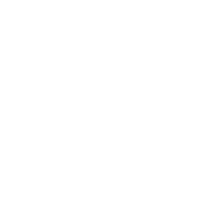
Frame 1 (no input)
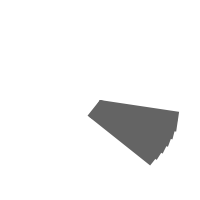
Frame 60 (the mouse pressed at the canvas centre just before this capture)
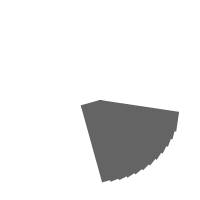
Frame 120 (the mouse held since frame 60 and released just before this capture)

The Processing sketch that drew these frames (run headless with seeded random() and noise(); from frame 60 on, the mouse is pressed at the canvas centre):

// Processing sketch: sketch_16_2
// ── sketch_16_2.pde
void setup() {
  size(200, 200);
  background(255);
  smooth();
  noStroke();
}

void draw(){
  if (frameCount % 10 == 0) {
    fill(100);
    pushMatrix();
    translate(100, 100); 
    rotate(millis() * 0.001 * TWO_PI / 10.0);
    rect(0, 0, 80, 20);
  }
}

//Rotate 360' Reference http://www.openprocessing.org/sketch/60525
